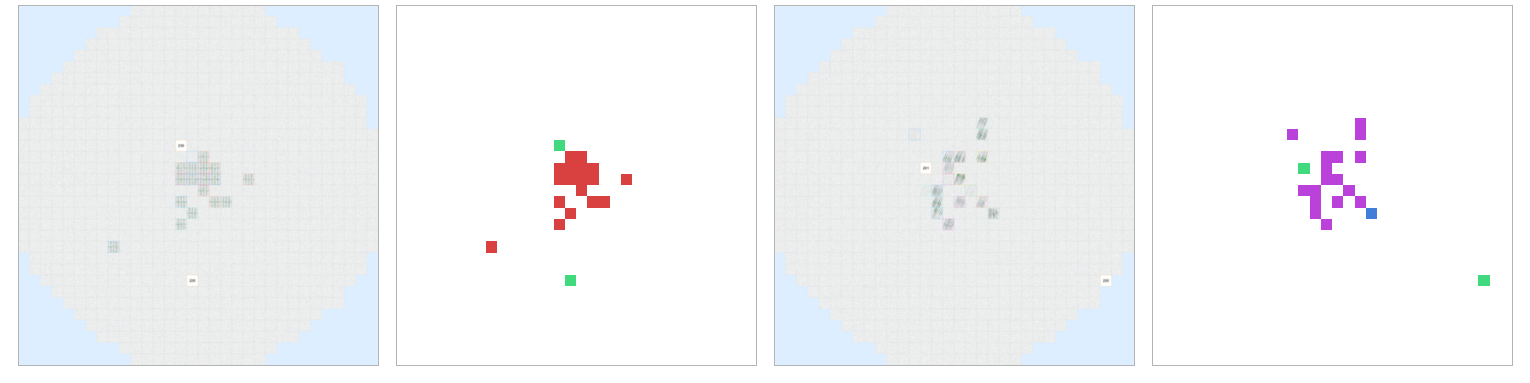
#> input picture recommendation/figures/object_id_evolution_panel.png, 1530 x 383 px
$ python _enhance_panels_for_deck.py
#> lines starting #> are read from the running program, lines starting #| are printed output that depends on the picture; after the words box and inside, x2 and y2 are one past the last pixel; in counts of white or black regions, pixels touching at a corner belong together
"""Enhance composite multi-panel figures for the executive deck (non-destructive: writes *_hc.png).

Problem: in object_id_evolution_panel.png the raw-wafer sub-panels (a)/(c) render as faint pale-grey
specks on a near-white disk, so the defect pattern is essentially invisible on a projector. The
identity-map sub-panels (b)/(d) already have vivid red/green/purple clusters and must be preserved.

Approach (per-pixel, color-preserving):
  - near-white page background  -> clean white
  - pale neutral disk           -> clear mid blue-grey band (so the disk reads as a wafer, not page)
  - faint grey defect specks     -> darken to a strong slate so the cluster pattern pops
  - saturated marks (red/green/purple) -> kept (even slightly boosted) so (b)/(d) stay intact
Run from figures/: python _enhance_panels_for_deck.py
"""
import os
import numpy as np
from PIL import Image

HERE = os.path.dirname(os.path.abspath(__file__))
PANELS = ["object_id_evolution_panel.png"]


def enhance_cascade(name="roi_yolo_cascade_panel.png"):
    """3-panel cascade figure: the left two are faint wafer maps (lift like object_id),
    the right panel has a harsh saturated-red frame -> recolor that frame to a neutral grey
    so the three panels share a calm, consistent framing."""
    src = os.path.join(HERE, name)
    a = np.asarray(Image.open(src).convert("RGB")).astype(np.float32)
    H, W, _ = a.shape
    r, g, b = a[..., 0], a[..., 1], a[..., 2]
    lum = 0.299 * r + 0.587 * g + 0.114 * b
    sat = np.max(a, axis=-1) - np.min(a, axis=-1)
    out = a.copy()

    colored = sat > 40
    # lift the pale disk in the faint wafer panels (left ~2/3) to a clear cool band
    left = np.zeros((H, W), bool); left[:, : (2 * W) // 3] = True
    disk = left & (lum > 196) & (lum <= 236) & (sat < 22) & (~colored)
    t = np.clip((lum - 196) / (236 - 196), 0, 1)
    out[..., 0] = np.where(disk, 168 + t * 55, out[..., 0])
    out[..., 1] = np.where(disk, 184 + t * 52, out[..., 1])
    out[..., 2] = np.where(disk, 206 + t * 44, out[..., 2])
    # darken faint grey specks (real defect cells) in the left panels
    speck = left & (lum <= 196) & (sat < 40) & (~colored) & (~disk)
    speck_strong = speck & (lum <= 170)
    out[..., 0] = np.where(speck_strong, 40.0, out[..., 0])
    out[..., 1] = np.where(speck_strong, 58.0, out[..., 1])
    out[..., 2] = np.where(speck_strong, 100.0, out[..., 2])

    # neutralize the third panel's harsh red frame -> soft slate-grey border
    red_frame = (r > 150) & (g < 95) & (b < 95)
    right = np.zeros((H, W), bool); right[:, (2 * W) // 3:] = True
    red_frame = red_frame & right
    out[..., 0] = np.where(red_frame, 120.0, out[..., 0])
    out[..., 1] = np.where(red_frame, 132.0, out[..., 1])
    out[..., 2] = np.where(red_frame, 150.0, out[..., 2])

    out = np.clip(out, 0, 255).astype(np.uint8)
    dst = os.path.join(HERE, name.replace(".png", "_hc.png"))
    Image.fromarray(out).save(dst)
    print("cascade ->", os.path.basename(dst), Image.open(dst).size)


def enhance_panel(name):
#> called with name = 'object_id_evolution_panel.png'
    src = os.path.join(HERE, name)
    a = np.asarray(Image.open(src).convert("RGB")).astype(np.float32)
    r, g, b = a[..., 0], a[..., 1], a[..., 2]
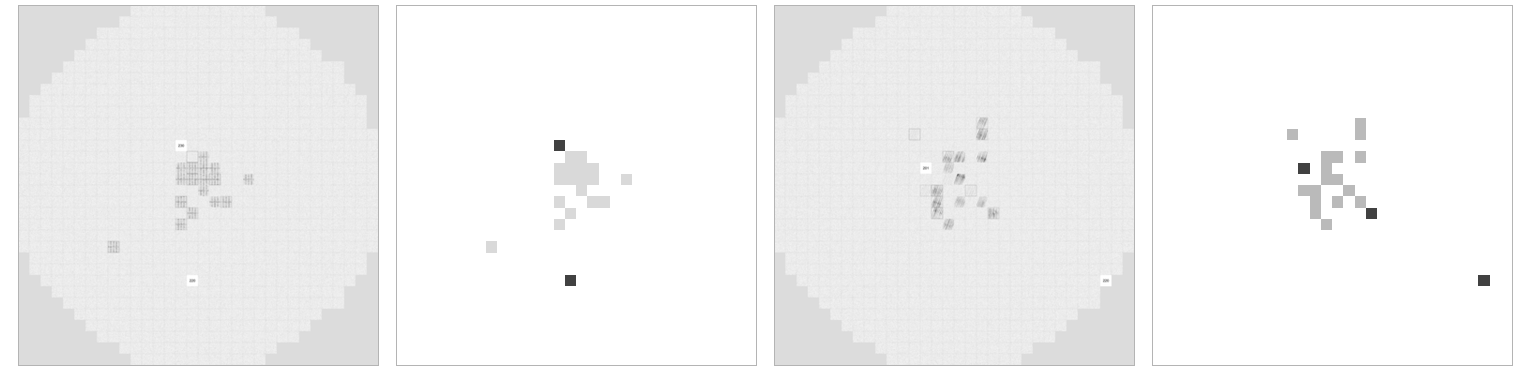
#> r: shape (383, 1530) float32; min 65, max 255, mean 243.3
    lum = 0.299 * r + 0.587 * g + 0.114 * b
    sat = np.max(a, axis=-1) - np.min(a, axis=-1)
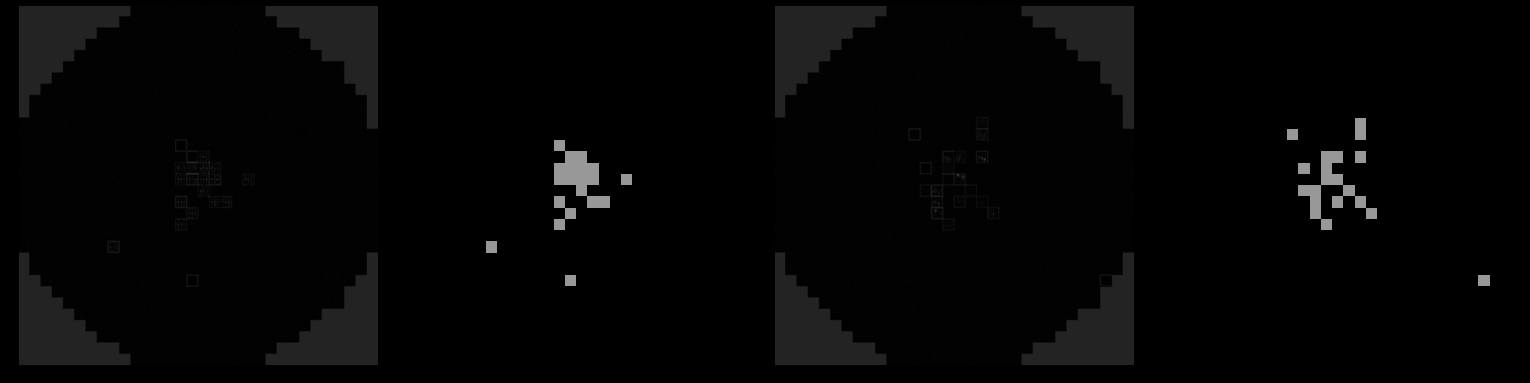
#> sat: shape (383, 1530) float32; min 0, max 152, mean 4.9

    out = a.copy()

    # saturated colored marks (defect clusters in id-maps + green outliers) -> keep as-is
    colored = sat > 40
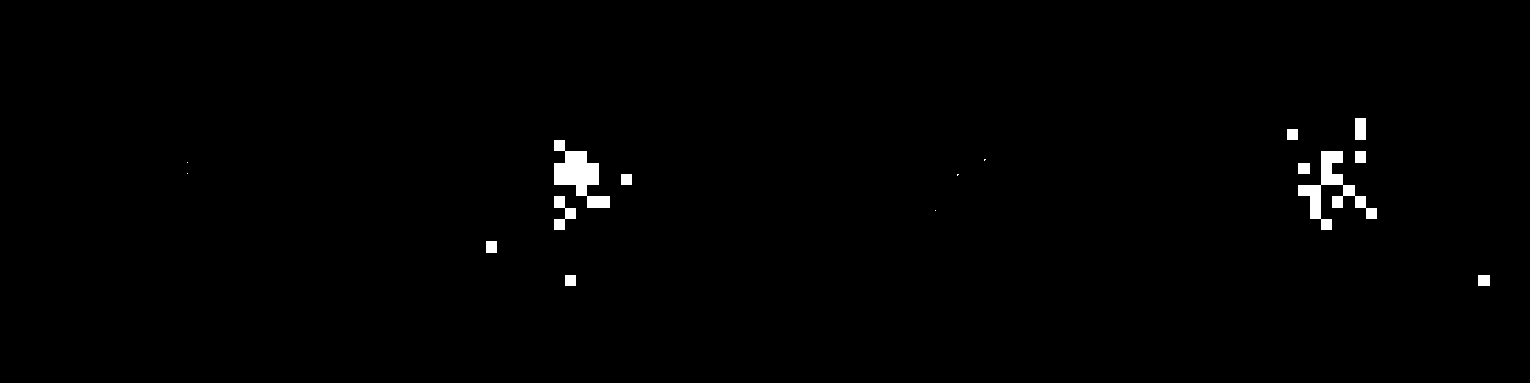
#> colored: shape (383, 1530) bool; 0.86% white; 16 white regions (5 under 20 px), largest, box (x1, y1, x2, y2) and area: (554, 140, 610, 208) 1772, (1298, 151, 1377, 230) 1771, (554, 196, 576, 230) 374

    # near-white page background (very bright, low saturation) -> pure white
    page_bg = (lum > 232) & (sat < 18) & (~colored)
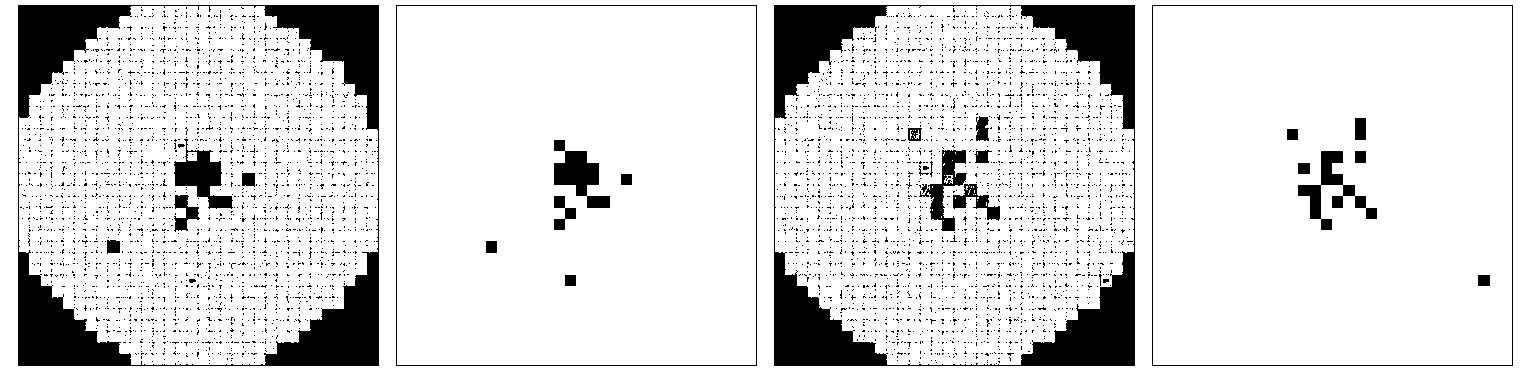
#> page_bg: shape (383, 1530) bool; 87.1% white; 5061 black regions (5031 under 20 px), largest, box (x1, y1, x2, y2) and area: (18, 5, 379, 366) 25381, (774, 5, 1135, 366) 25358, (554, 140, 610, 208) 1772
    out[page_bg] = 255.0

    # pale neutral disk: bright-ish, low saturation, not page, not colored
    disk = (lum > 196) & (lum <= 232) & (sat < 22) & (~colored) & (~page_bg)
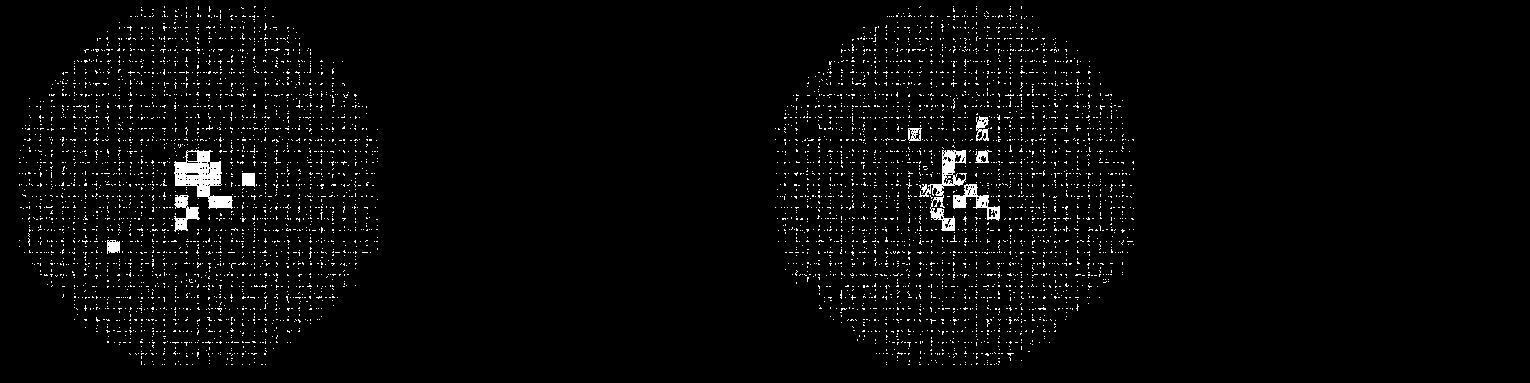
#> disk: shape (383, 1530) bool; 2.8% white in thin lines or dots, all inside (x1, y1, x2, y2) = (19, 6, 1134, 365)
    # lift disk to a cool mid blue-grey band so it clearly separates from the white page
    t = np.clip((lum - 196) / (232 - 196), 0, 1)   # 0=darker disk, 1=lighter disk
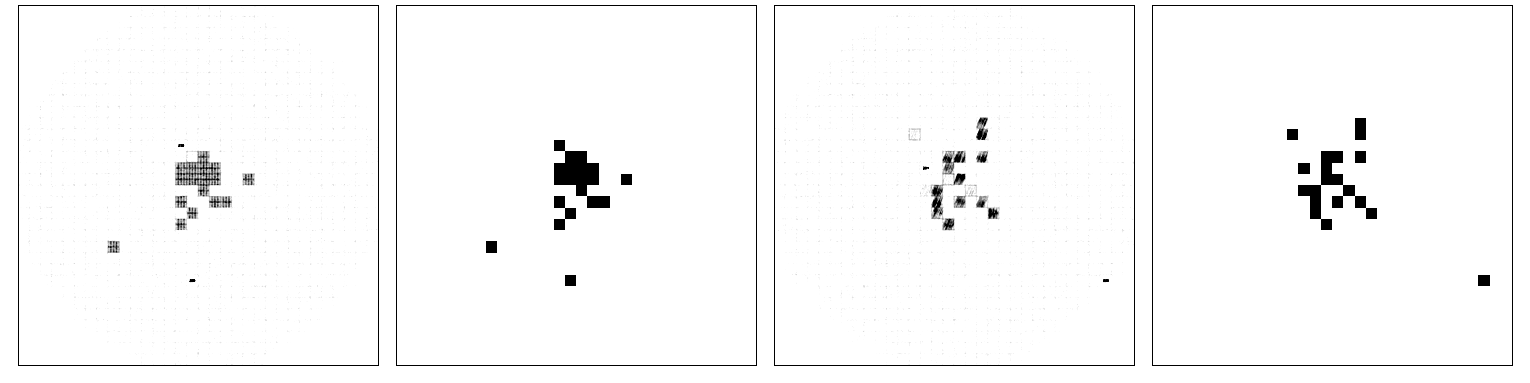
#> t: shape (383, 1530) float32; min 0, max 1, mean 0.977
    out[..., 0] = np.where(disk, 168 + t * 55, out[..., 0])   # 168..223
#> out: shape (383, 1530, 3) float32; mean R, G, B 250.6, 251.4, 253.2
    out[..., 1] = np.where(disk, 184 + t * 52, out[..., 1])   # 184..236
#> out: shape (383, 1530, 3) float32; mean R, G, B 250.6, 251.4, 253.2
    out[..., 2] = np.where(disk, 206 + t * 44, out[..., 2])   # 206..250 (cool tint)
#> out: shape (383, 1530, 3) float32; mean R, G, B 250.6, 251.4, 253.7

    # faint grey defect specks (darker than disk, still low saturation) -> strong slate.
    # Split by darkness: the true cell marks are clearly darker (lum<=170) and become a bold
    # navy; the faint grid hairlines (170<lum<=196) only get a soft mid tone so they don't
    # turn into a speckle storm that competes with the real cluster.
    speck_strong = (lum <= 170) & (sat < 40) & (~colored)
#> speck_strong: shape (383, 1530) bool; 0% white in thin lines or dots, all inside (x1, y1, x2, y2) = (179, 135, 1108, 282)
    speck_soft = (lum > 170) & (lum <= 196) & (sat < 40) & (~colored)
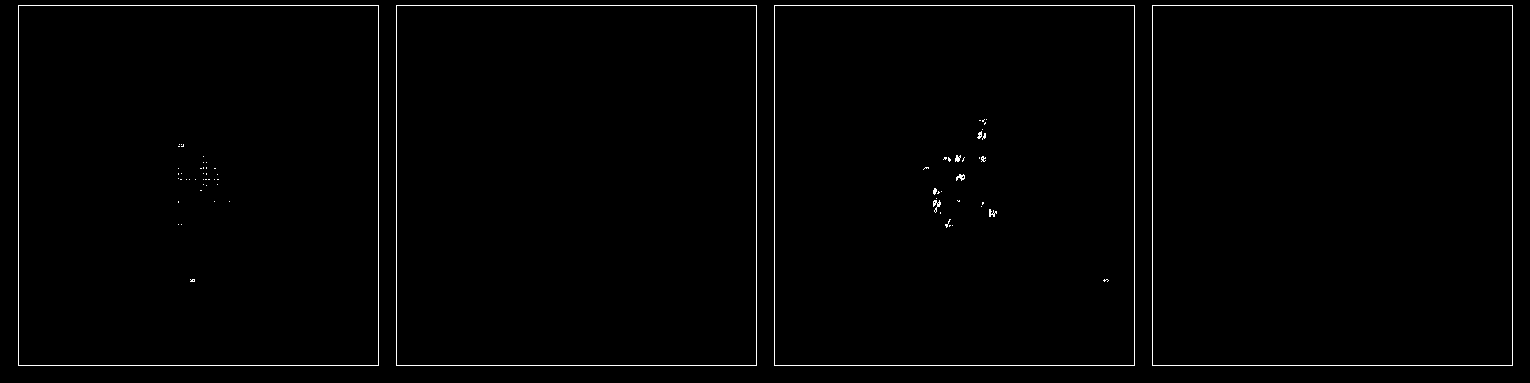
#> speck_soft: shape (383, 1530) bool; 1% white in thin lines or dots
    out[..., 0] = np.where(speck_strong, 40.0, out[..., 0])
#> out: shape (383, 1530, 3) float32; mean R, G, B 250.6, 251.4, 253.7
    out[..., 1] = np.where(speck_strong, 58.0, out[..., 1])
#> out: shape (383, 1530, 3) float32; mean R, G, B 250.6, 251.4, 253.7
    out[..., 2] = np.where(speck_strong, 100.0, out[..., 2])
#> out: shape (383, 1530, 3) float32; mean R, G, B 250.6, 251.4, 253.7
    out[..., 0] = np.where(speck_soft, 150.0, out[..., 0])
#> out: shape (383, 1530, 3) float32; mean R, G, B 250.3, 251.4, 253.7
    out[..., 1] = np.where(speck_soft, 168.0, out[..., 1])
#> out: shape (383, 1530, 3) float32; mean R, G, B 250.3, 251.3, 253.7
    out[..., 2] = np.where(speck_soft, 198.0, out[..., 2])
#> out: shape (383, 1530, 3) float32; mean R, G, B 250.3, 251.3, 253.9

    out = np.clip(out, 0, 255).astype(np.uint8)
    dst = os.path.join(HERE, name.replace(".png", "_hc.png"))
    Image.fromarray(out).save(dst)
    print("panel ->", os.path.basename(dst), Image.open(dst).size)


if __name__ == "__main__":
    for p in PANELS:
        enhance_panel(p)
    enhance_cascade()
#> (the run stopped early here; a loop or call above may not have finished)

$ run again, with recommendation/figures/_fig_cluster.png copied over recommendation/figures/object_id_evolution_panel.png
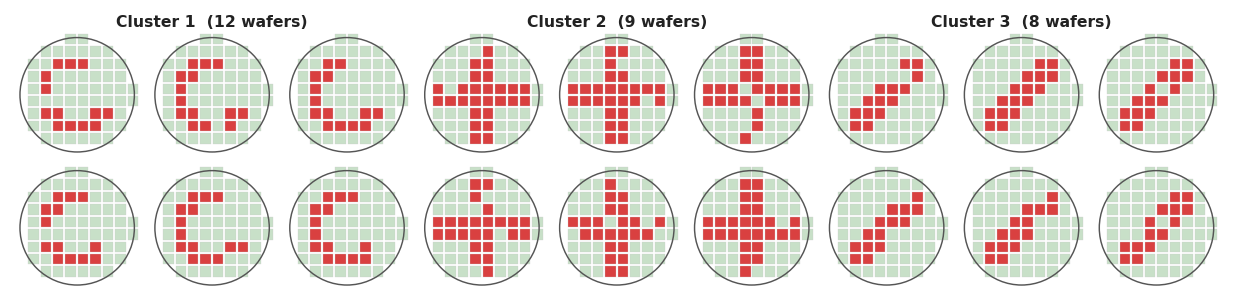
#> input picture recommendation/figures/_fig_cluster.png, 1233 x 305 px
#> in enhance_panel, `colored = sat > 40`:
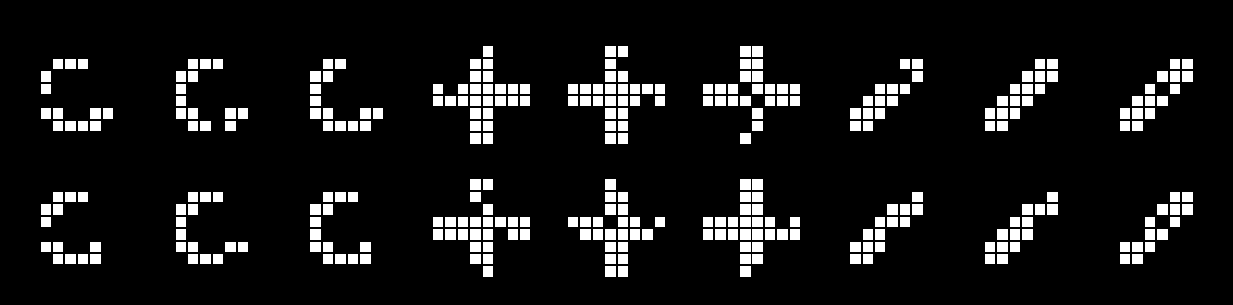
#> colored: shape (305, 1233) bool; 9.1% white; 317 white regions, largest, box (x1, y1, x2, y2) and area: (605, 46, 616, 57) 121, (740, 46, 751, 57) 121, (752, 46, 763, 57) 121
#> page_bg: shape (305, 1233) bool; 63.1% white; 999 black regions, largest, box (x1, y1, x2, y2) and area: (693, 167, 813, 286) 1889, (828, 167, 948, 286) 1884, (693, 34, 813, 153) 1880
#> disk: shape (305, 1233) bool; 8.7% white in thin lines or dots, all inside (x1, y1, x2, y2) = (19, 15, 1217, 286)
#> speck_strong: shape (305, 1233) bool; 3.4% white in thin lines or dots, all inside (x1, y1, x2, y2) = (19, 15, 1215, 286)
#> in enhance_panel, `out[..., 0] = np.where(speck_soft, 150.0, out[..., 0])`:
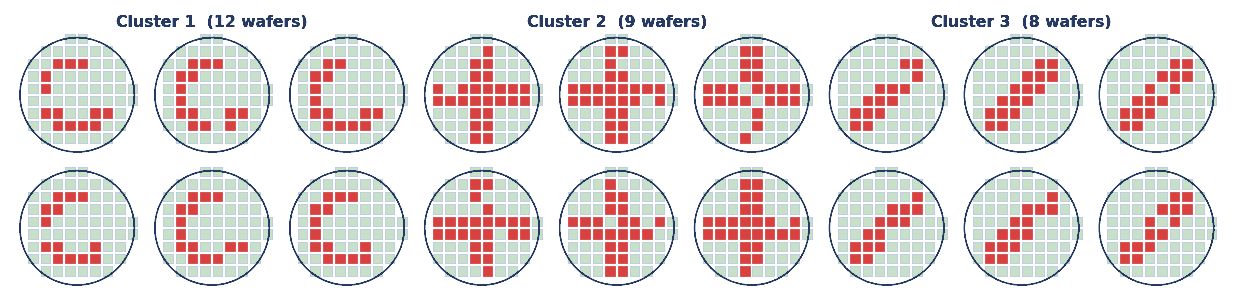
#> out: shape (305, 1233, 3) float32; mean R, G, B 230.1, 222.7, 222
